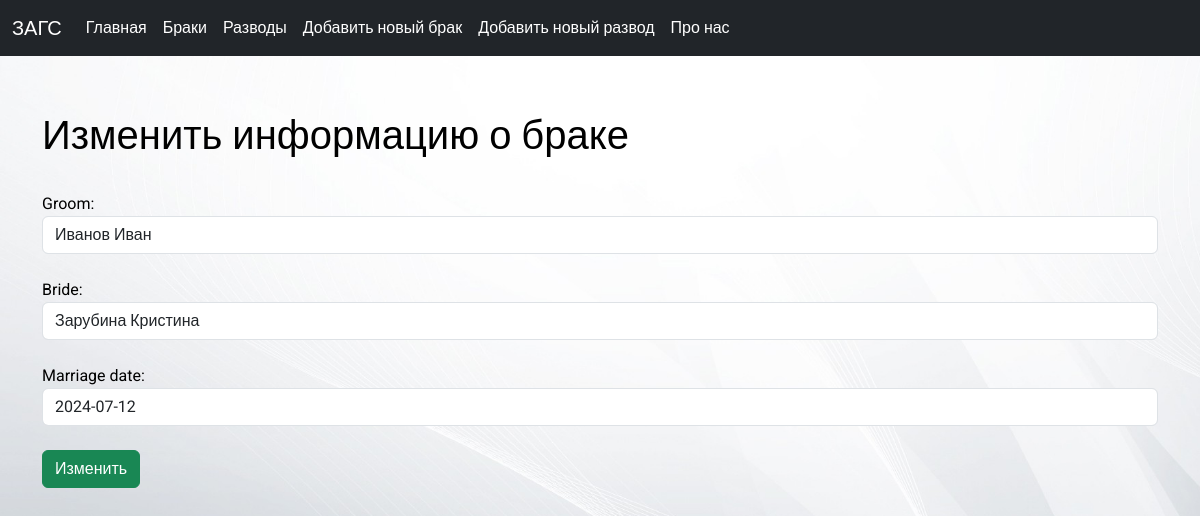
The page /marriage/3/edit/ on the database its author committed.
### base/models.py (models this page shows, shortened)
class Marriage(models.Model):
    groom = models.CharField(max_length=100)
    bride = models.CharField(max_length=100)
    marriage_date = models.DateField()

### base/views.py (the view)
# urls.py: path('marriage/<int:pk>/edit/', views.edit_marriage, name='edit_marriage'),
def edit_marriage(request, pk):
    marriage = get_object_or_404(Marriage, pk=pk)
    if request.method == 'POST':
        form = MarriageForm(request.POST, instance=marriage)
        if form.is_valid():
            form.save()
            return redirect('index')
    else:
        form = MarriageForm(instance=marriage)
    return render(request, 'base/edit_marriage.html', {'form': form})

### base/marriage_form.py
class MarriageForm(ModelForm):
    class Meta:
        model = Marriage
        fields = ['groom', 'bride', 'marriage_date']
        widgets = {
            "groom": TextInput(attrs={
                'class': 'form-control',
                'placeholder': 'Введите жениха'
            }),
            "bride": TextInput(attrs={
                'class': 'form-control',
                'placeholder': 'Введите невесту'
            }),
            "marriage_date": TextInput(attrs={
                'class': 'form-control',
                'placeholder': 'Введите дату заключения брака'
            }),
        }

### base/templates/base/edit_marriage.html (shortened to what this page needs)
{% extends 'base/main.html' %}
{% block content  %}
<br><br><br>
   <h1>Изменить информацию о браке</h1><br>
   <form method="post">
      <div class="form-group">
        {{ form.groom.label_tag }}
        {{ form.groom }}
      </div><br>
      <div class="form-group">
        {{ form.bride.label_tag }}
        {{ form.bride }}
      </div><br>
      <div class="form-group">
        {{ form.marriage_date.label_tag }}
        {{ form.marriage_date }}
      </div><br>
      <button type="submit" class="btn btn-success">Изменить</button>
   </form>
{% endblock  %}

### base/static/css/main.css (style rules this page uses)
body { margin-top: 20px; padding-top: 20px; font-family: 'Roboto', sans-serif; background-image: url("./../images/bg2.jpg"); height: 100vh; background-repeat: no-repeat; background-size: cover; color: black; }

### rows shown on the page
Marriage: groom "Иванов Иван", bride "Зарубина Кристина", marriage_date "2024-07-12"
